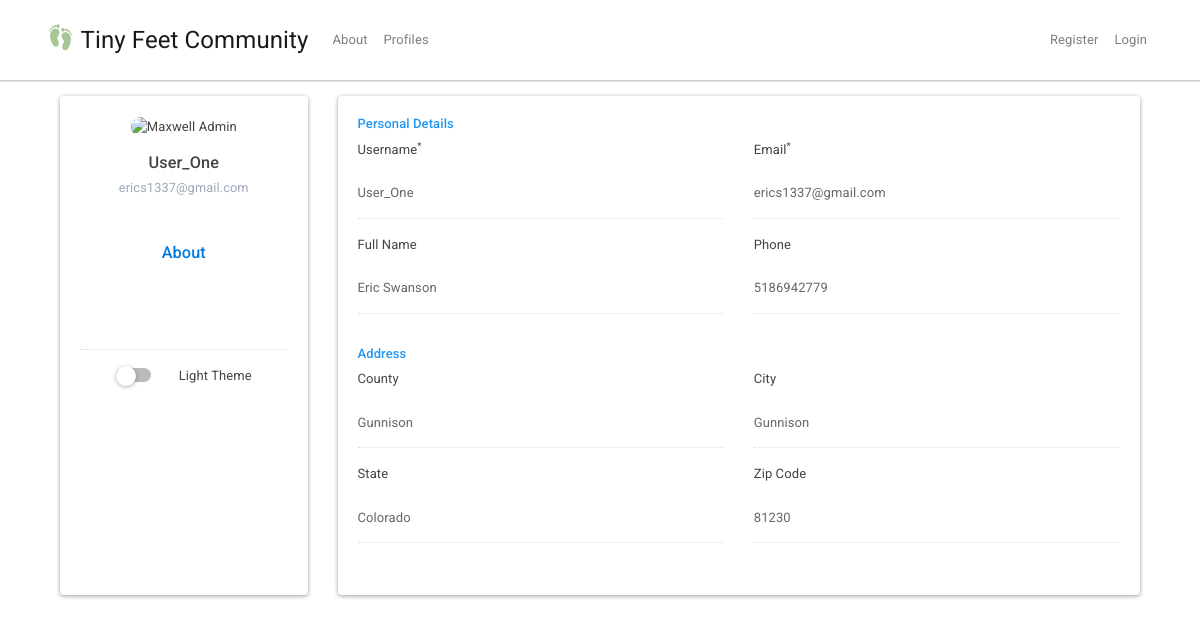
The app's page /profiles/user/User_One with its own data.
### tables this page shows
CREATE TABLE `Users` (
  `id` int(11) NOT NULL,
  `username` varchar(200) DEFAULT NULL,
  `email` varchar(200) DEFAULT NULL,
  `fullName` varchar(200) DEFAULT NULL,
  `phone` varchar(200) DEFAULT NULL,
  `zip` int(5) DEFAULT NULL,
  `city` varchar(200) DEFAULT NULL,
  `county` varchar(200) DEFAULT NULL,
  `state` varchar(200) DEFAULT NULL,
  `about` text,
  `contributions` int(5) DEFAULT 0,
  `theme` varchar(5) DEFAULT 'off',
   
  `password` varchar(200) DEFAULT NULL,
  `created_at` datetime DEFAULT CURRENT_TIMESTAMP
);

### app/controllers/Profiles.php (called while the page is built, shortened)
<?php
class Profiles extends Controller
{
    public function __construct()
    {
        $this->userModel = $this->model('User');
    }
    public function user($username)
    {
        $user = $this->userModel->getUserByName($username);
        $data = [
            'user' => $user
        ];
        $this->view('profiles/profile', $data);
    }
}

### app/libraries/Core.php (called while the page is built, shortened)
<?php
class Core
{
  protected $currentMethod = 'index';
  public function __construct()
  {
    $url = $this->getUrl();
    if (file_exists('../app/controllers/' . ucwords($url[0]) . '.php')) {
      unset($url[0]);
    }
    $this->currentController = new $this->currentController;
    if (isset($url[1])) {
      if (method_exists($this->currentController, $url[1])) {
        $this->currentMethod = $url[1];
        unset($url[1]);
      }
    }
    $this->params = $url ? array_values($url) : [];
    call_user_func_array([$this->currentController, $this->currentMethod], $this->params);
  }
  public function getUrl()
  {
    if (isset($_GET['url'])) {
      $url = rtrim($_GET['url'], '/');
      $url = filter_var($url, FILTER_SANITIZE_URL);
      $url = explode('/', $url);
      return $url;
    }
  }
}

### public/index.php (called while the page is built, shortened)
<?php
    $init = new Core;

### app/models/User.php (called while the page is built, shortened)
<?php
class User
{
    private $host = DB_HOST;
    private $user = DB_USER;
    private $pass = DB_PASS;
    private $dbname = DB_NAME;
    private $db;
    public function __construct()
    {
        $dsn = 'mysql:host=' . $this->host . ';dbname=' . $this->dbname;
        $options = array(
        );
        try{
          $this->db = new PDO($dsn, $this->user, $this->pass, $options);
        } catch(PDOException $e){
          $this->error = $e->getMessage();
          echo $this->error;
        }
    }
    public function getUserByName($username)
    {
        $query = 'SELECT * FROM Users WHERE username = :username';
        $stmt = $this->db->prepare($query);
        $stmt->bindValue(':username', $username);
        $stmt->execute();
        $row = $stmt->fetch();
        return $row;
    }
}

### app/views/profiles/profile.php (the view, shortened to what this page needs)
<?php require APPROOT . '/views/inc/header.php'; ?>
<div class="container">
    <div class="row gutters">
        <div class="col-xl-3 col-lg-3 col-md-12 col-sm-12 col-12">
            <div class="card h-100">
                <div class="card-body">
                    <div class="account-settings">
                        <div class="user-profile">
                            <div class="form-group user-avatar">
                                <img href="<?php echo URLROOT; ?>/profiles/upload/" src="https://bootdey.com/img/Content/avatar/avatar7.png" alt="Maxwell Admin">
                            </div>
                            <h5 class="user-name"><?php echo $data['user']['username'] ?></h5>
                            <h6 class="user-email"><?php echo $data['user']['email'] ?></h6>
                        </div>
                        <div class="about">
                            <h5>About</h5>
                            <div class="form-group">
                                <textarea style="overflow:auto;resize:none" class="form-control" readonly="readonly"><?php echo $data['user']['about'] ?></textarea>
                            </div>
                            <div class="custom-control custom-switch">
                                <label class="custom-control-label" for="customSwitch1"><?php echo isset($_SESSION['user_theme']) ? 'Dark Theme' : 'Light Theme' ?> </label>
                            </div>
                        </div>
                    </div>
                </div>
            </div>
        </div>
        <div class="col-xl-9 col-lg-9 col-md-12 col-sm-12 col-12">
            <div class="card h-100">
                <div class="card-body">
                    <div class="row gutters">
                        <div class="col-xl-12 col-lg-12 col-md-12 col-sm-12 col-12">
                            <h6 class="mb-2 text-primary">Personal Details</h6>
                        </div>
                        <div class="col-xl-6 col-lg-6 col-md-6 col-sm-6 col-12">
                            <div class="form-group">
                                <label for="username">Username<sup>*</sup></label>
                                <input readonly="readonly" type="text" class="form-control" id="username" value="<?php echo $data['user']['username'] ?>">
                            </div>
                        </div>
                        <div class="col-xl-6 col-lg-6 col-md-6 col-sm-6 col-12">
                            <div class="form-group">
                                <label for="eMail">Email<sup>*</sup></label>
                                <input readonly="readonly" type="email" class="form-control" id="email" value="<?php echo $data['user']['email'] ?>">
                            </div>
                        </div>
                        <div class="col-xl-6 col-lg-6 col-md-6 col-sm-6 col-12">
                            <div class="form-group">
                                <label for="fullName">Full Name</label>
                                <input readonly="readonly" type="text" class="form-control" id="fullName" placeholder="No Full Name" value="<?php echo $data['user']['fullName'] ?>">
                            </div>
                        </div>
                        <div class="col-xl-6 col-lg-6 col-md-6 col-sm-6 col-12">
                            <div class="form-group">
                                <label for="phone">Phone</label>
                                <input readonly="readonly" type="text" class="form-control" id="phone" placeholder="No Phone Number" value="<?php echo $data['user']['phone'] ?>">
                            </div>
                        </div>
                    </div>
                    <div class="row gutters">
                        <div class="col-xl-12 col-lg-12 col-md-12 col-sm-12 col-12">
                            <h6 class="mt-3 mb-2 text-primary">Address</h6>
                        </div>
                        <div class="col-xl-6 col-lg-6 col-md-6 col-sm-6 col-12">
                            <div class="form-group">
                                <label for="county">County</label>
                                <input readonly="readonly" type="name" class="form-control" id="street" placeholder="No Street" value="<?php echo $data['user']['county'] ?>">
                            </div>
                        </div>
                        <div class="col-xl-6 col-lg-6 col-md-6 col-sm-6 col-12">
                            <div class="form-group">
                                <label for="city">City</label>
                                <input readonly="readonly" type="name" class="form-control" id="city" placeholder="No City" value="<?php echo $data['user']['city'] ?>">
                            </div>
                        </div>
                        <div class="col-xl-6 col-lg-6 col-md-6 col-sm-6 col-12">
                            <div class="form-group">
                                <label for="state">State</label>
                                <input readonly="readonly" type="text" class="form-control" id="state" placeholder="No State" value="<?php echo $data['user']['state'] ?>">
                            </div>
                        </div>
                        <div class="col-xl-6 col-lg-6 col-md-6 col-sm-6 col-12">
                            <div class="form-group">
                                <label for="zip">Zip Code</label>
                                <input readonly="readonly" type="text" class="form-control" id="zip" placeholder="No Zip Code" value="<?php echo $data['user']['zip'] ?>">
                            </div>
                        </div>
                    </div>
                </div>
            </div>
        </div>
    </div>
</div>
<?php require APPROOT . '/views/inc/footer.php';

### public/css/style.css (style rules this page uses)
body { background-image: url(../img/bg-mountains.png); background-size: cover; }
.account-settings .user-profile { margin: 0 0 1rem 0; padding-bottom: 1rem; text-align: center; }
.account-settings .user-profile .user-avatar { margin: 0 0 1rem 0; }
.account-settings .user-profile .user-avatar img { width: 90px; height: 90px; -webkit-border-radius: 100px; -moz-border-radius: 100px; border-radius: 100px; }
.account-settings .user-profile h5.user-name { margin: 0 0 0.5rem 0; }
.account-settings .user-profile h6.user-email { margin: 0; font-size: 0.8rem; font-weight: 400; color: #9fa8b9; }
.account-settings .about { margin: 2rem 0 0 0; text-align: center; }
.account-settings .about h5 { margin: 0 0 15px 0; color: #007ae1; }
.form-control { border: 1px solid #cfd1d8; -webkit-border-radius: 2px; -moz-border-radius: 2px; border-radius: 2px; font-size: 0.825rem; background: #ffffff; color: #2e323c; }
.card { background: #ffffff; -webkit-border-radius: 5px; -moz-border-radius: 5px; border-radius: 5px; border: 0; margin-bottom: 1rem; }
.custom-switch { padding-left: 3.5rem; }
.custom-control-label::before { height: 20px; background-color: #e7e8e9; border: 0; transition: background-color 0.15s ease-in-out; }
.custom-switch .custom-control-label::before { left: -3.2rem; top: 1px; width: 46px; border-radius: 30px; box-shadow: none; }
.custom-switch .custom-control-label::after { width: 18px; height: 18px; top: 1.5px; left: calc(-3.2rem + 1.6px); background-color: #fff; border-radius: 0.5rem; transition: transform 0.15s ease-in-out 0s, background-color 0.15s ease-in-out 0s; }
.card { box-shadow: 0 1px 3px 0 rgba(0, 0, 0, 0.1), 0 1px 2px 0 rgba(0, 0, 0, 0.06); }
.card { position: relative; display: flex; flex-direction: column; min-width: 0; word-wrap: break-word; background-color: #fff; background-clip: border-box; border: 0 solid rgba(0, 0, 0, 0.125); border-radius: 0.25rem; }
.card-body { flex: 1 1 auto; min-height: 1px; padding: 1rem; }

### records on screen
users: username "User_One", email "erics1337@gmail.com", fullName "Eric Swanson", phone "5186942779", county "Gunnison", city "Gunnison", state "Colorado", zip "81230"

### other values on screen
SITENAME "Tiny Feet Community"
